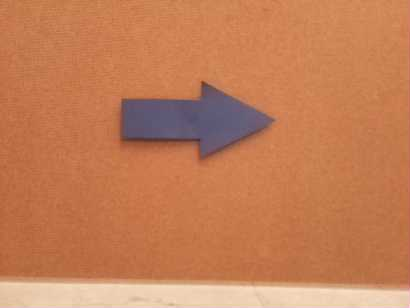
#> input picture .png, 410 x 308 px
$ python -i image_preproccess.py   (imports and definitions only)   (older library calls are emulated)
#> lines starting #> are read from the running program, lines starting #| are printed output that depends on the picture; after the words box and inside, x2 and y2 are one past the last pixel; in counts of white or black regions, pixels touching at a corner belong together
#> further down, picture is the input picture: shape (308, 410, 3); mean B, G, R 86.9, 126.4, 195.8
import cv2
import torch
import numpy as np


def edg_enhence(image:np.ndarray) -> np.ndarray:
    x, y, channel = np.shape(image)
#> x = 308; y = 410; channel = 3
    enhenced_image = np.zeros([x,y,channel],dtype=np.uint8)

    for i in range(channel):
        channel_image = image[:,:,i]
        # Step 3: Apply Gaussian Blur to reduce noise
        channel_image = cv2.GaussianBlur(channel_image, (5, 5), 1.4)
        # Step 4: Apply Sobel filters to compute gradients
        sobel_x = cv2.Sobel(channel_image, cv2.CV_64F, 1, 0, ksize=3,scale=3)  # Gradient in x
        sobel_y = cv2.Sobel(channel_image, cv2.CV_64F, 0, 1, ksize=3,scale=3)  # Gradient in y

        # Compute the gradient magnitude
        sobel_magnitude = cv2.magnitude(sobel_x, sobel_y)
        sobel_magnitude = cv2.convertScaleAbs(sobel_magnitude)  # Convert to uint8 for visualization

        # Step 4: Compute the gradient magnitude (optional)
        sobel_magnitude = cv2.magnitude(sobel_x, sobel_y)

        # Convert gradients to uint8 for display purposes
        sobel_x = cv2.convertScaleAbs(sobel_x)
        sobel_y = cv2.convertScaleAbs(sobel_y)
        sobel_combined = cv2.addWeighted(sobel_x, 0.5, sobel_y, 0.5, 0)
        enhenced_image[:,:,i] = channel_image + sobel_combined
#> this loop made 3 passes
#> pass 1, in edg_enhence, `sobel_y = cv2.Sobel(channel_image, cv2.CV_64F, 0, 1, ksize=3,scale=3)`:
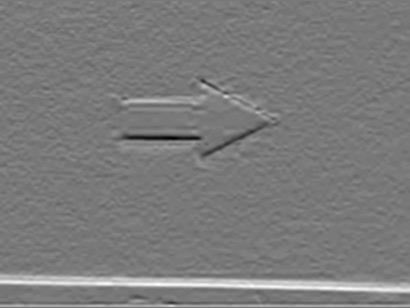
#> sobel_y: shape (308, 410) float64; min -402, max 441, mean 8.1; drawn with min black and max white
#> after the loop:
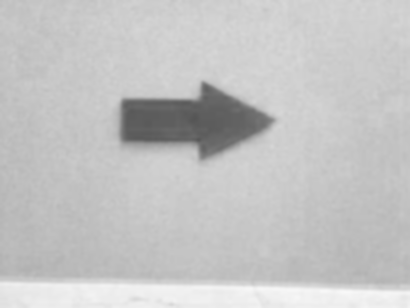
#> channel_image: shape (308, 410); min 85, max 248, mean 195.8


    return enhenced_image


# [34 lines left out: function process_contours, not called in this run]


def color_resize(original_image: np.ndarray):

    image = edg_enhence(original_image) # Enhence the edge first before color filter


    hsv = cv2.cvtColor(image, cv2.COLOR_BGR2HSV)
#> hsv: shape (308, 410, 3); mean H, S, V 21.1, 142.1, 207.8

    # Define HSV ranges for colors
    lb_G, ub_G = np.array([50, 60, 60]), np.array([130, 180, 200])  # Green
    lb_B, ub_B = np.array([90, 40, 30]), np.array([135, 150, 140])   # Blue
    lb_R = np.array([150, 120, 90])    # lower bound for Red
    ub_R = np.array([200, 250, 280])   # upper bound for Red

    # Create masks for each color
    mask_G = cv2.inRange(hsv, lb_G, ub_G)
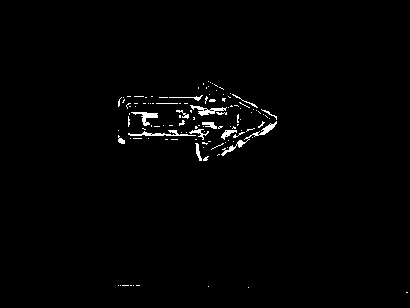
#> mask_G: shape (308, 410); 1.3% white in thin lines or dots, all inside (x1, y1, x2, y2) = (118, 81, 408, 293)
    mask_B = cv2.inRange(hsv, lb_B, ub_B)
#> mask_B: shape (308, 410); 1.9% white; 44 white regions (41 under 20 px), largest, box (x1, y1, x2, y2) and area: (127, 98, 246, 136) 2176, (145, 103, 160, 106) 33, (180, 132, 192, 135) 22
    mask_R = cv2.inRange(hsv, lb_R, ub_R)
#> mask_R: shape (308, 410); 0.31% white in thin lines or dots, all inside (x1, y1, x2, y2) = (11, 87, 409, 303)

    # Combine masks
    mask = cv2.bitwise_or(cv2.bitwise_or(mask_G, mask_B), mask_R)
#> mask: shape (308, 410); 3% white; 135 white regions (124 under 20 px)

    # Apply mask to the image
    result = cv2.bitwise_and(image, image, mask=mask)
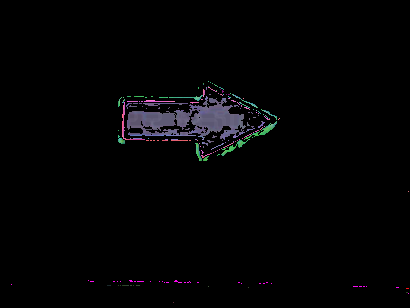
#> result: shape (308, 410, 3); mean B, G, R 4, 3.2, 3.4

    # Find contours
    contours, _ = cv2.findContours(mask, cv2.RETR_TREE, cv2.CHAIN_APPROX_SIMPLE)
#> contours = 173 contours, 164 with area under 20; largest, box (x1, y1, x2, y2) and area: (127, 96, 246, 140) 2686, (145, 109, 200, 136) 360, (221, 121, 277, 156) 169, (118, 99, 145, 144) 74, (195, 143, 212, 161) 59

    # Find the largest contour
    max_area = 100
    max_contour = None
    for contour in contours:
        area = cv2.contourArea(contour)
        if area > max_area:
            max_area = area
            max_contour = contour
#> this loop made 173 passes
#> (area, max_area) on passes 77, 132: (169, 169), (2686, 2686)
#> area on pass 52: 59
#> after the loop, max_area = 2686; max_contour = contour of 252 points, box (x1, y1, x2, y2) (127, 96, 246, 140), area 2686

    x, y, w, h = 0, 0, image.shape[1], image.shape[0]  # Default to the entire image
#> x = 0; y = 0; w = 410; h = 308

    # Crop the region of interest if a valid contour exists
    if max_contour is not None:
        x, y, w, h = cv2.boundingRect(max_contour)
#> x = 127; y = 96; w = 119; h = 44

        # if the region is very small, check if the region locates at relatively center of image
        area = float(w*h)
#> area = 5236
        if area < 120:
            x_ratio = (x + w/2) / image.shape[1]
            y_ratio = (y + h/2) / image.shape[0]
            if( (x_ratio > 0.7) or (x_ratio < 0.3) ) or ( (y_ratio > 0.7) or (y_ratio < 0.3) ):
                x, y, w, h = 0, 0, image.shape[1], image.shape[0]  # Default to the entire image
                cv2.rectangle(image, (x, y), (x+w, y+h), (0, 255, 0), 1)
                print("Hello")
                return x, y, w, h, original_image*0, 1  # Return black image if no significant region is found

        # elif area / float((image.shape[0]*image.shape[1])) > 0.7: # Too close
        #     cv2.rectangle(image, (x, y), (x+w, y+h), (0, 255, 0), 1)
        #     cv2.imshow("edge enhenced image",image)
        #     return x, y, w, h, image[y:y+h, x:x+w], 0

        else:
            cv2.rectangle(image, (x, y), (x+w, y+h), (0, 255, 0), 1)
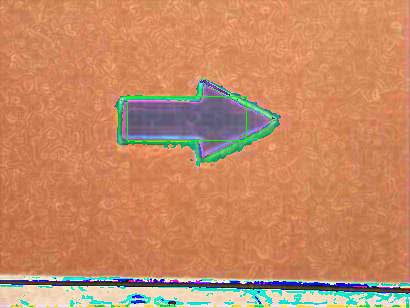
#> image: shape (308, 410, 3); mean B, G, R 100.3, 138, 198.3
            cv2.imshow("edge enhenced image",image)
            return x, y, w, h, image[y:y+h, x:x+w], 0
    # Cropped region, return original_image instead of enhenced image in order to avoid double effects of edge enhencement

    else:
        cv2.rectangle(image, (x, y), (x+w, y+h), (0, 255, 0), 1)
        cv2.imshow("edge enhenced image",image)
        return x, y, w, h, original_image*0, 1  # Return black image if no significant region is found


# [84 lines left out: functions SIFT_process, x_enhencement, detect_signs, not called in this run]

def image_preprocess(original_image: np.ndarray ) -> np.ndarray:

   # Step 1: Load the color image

    x, y , w, h, color_resized_image, non_sign_flag = color_resize(original_image)
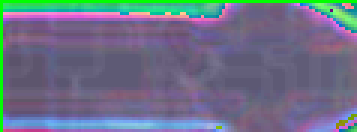
#> color_resized_image: shape (44, 119, 3) (shown 3 times larger); mean B, G, R 134.6, 112.4, 108.2
#> x = 127; y = 96; w = 119; h = 44; non_sign_flag = 0

    edg_enhenced_image = edg_enhence(color_resized_image)
    gray_image = cv2.cvtColor(edg_enhenced_image, cv2.COLOR_BGR2GRAY)
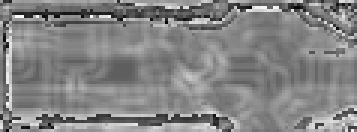
#> gray_image: shape (44, 119) (shown 3 times larger); min 6, max 253, mean 131.9
    # descriptors = SIFT_process(gray_image)

    return x, y, w, h, color_resized_image, non_sign_flag


# [12 lines of commented-out code are left out]

>>> import cv2
>>> picture = cv2.imread('.png')
>>> result = image_preprocess(picture)
#> result = 6 items

$ run again, on 10.png
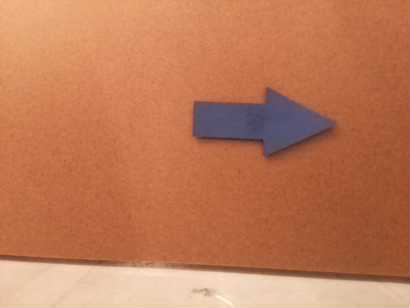
#> input picture 10.png, 410 x 308 px
#> picture is the input picture: shape (308, 410, 3); mean B, G, R 87.7, 122.1, 191.4
#> hsv: shape (308, 410, 3); mean H, S, V 20, 141.2, 205.1
#> in color_resize, `mask_G = cv2.inRange(hsv, lb_G, ub_G)`:
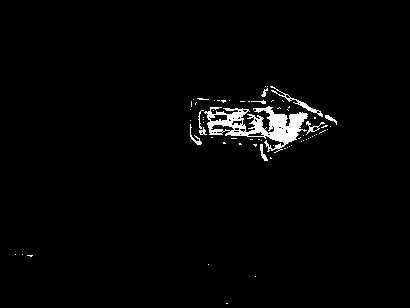
#> mask_G: shape (308, 410); 2.1% white; 68 white regions (58 under 20 px), largest, box (x1, y1, x2, y2) and area: (204, 106, 308, 153) 1967, (270, 86, 323, 117) 185, (306, 121, 325, 135) 67
#> mask_B: shape (308, 410); 2% white; 14 white regions (11 under 20 px), largest, box (x1, y1, x2, y2) and area: (205, 107, 323, 149) 2438, (275, 104, 293, 111) 57, (200, 115, 206, 132) 35
#> mask_R: shape (308, 410); 0.35% white in thin lines or dots, all inside (x1, y1, x2, y2) = (0, 84, 389, 305)
#> mask: shape (308, 410); 3.1% white; 66 white regions (58 under 20 px)
#> contours = 134 contours, 123 with area under 20; largest, box (x1, y1, x2, y2) and area: (204, 106, 325, 154) 2754, (270, 86, 337, 127) 301, (194, 100, 267, 131) 79, (198, 110, 207, 135) 46, (190, 124, 202, 145) 42
#> the loop in color_resize, `for contour in contours:` made 134 passes
#> (area, max_area) on pass 49: (2753.5, 2753.5)
#> after the loop in color_resize, `for contour in contours:`: max_area = 2753.5; max_contour = contour of 218 points, box (x1, y1, x2, y2) (204, 106, 325, 154), area 2754
#> in color_resize, `x, y, w, h = cv2.boundingRect(max_contour)`: x = 204; y = 106; w = 121; h = 48
#> in color_resize, `area = float(w*h)`: area = 5808
#> image: shape (308, 410, 3); mean B, G, R 101.9, 134.9, 194.5
#> in image_preprocess, `x, y , w, h, color_resized_image, non_sign_flag = color_resize(origina..`: x = 204; y = 106; w = 121; h = 48; non_sign_flag = 0
#> in image_preprocess, `gray_image = cv2.cvtColor(edg_enhenced_image, cv2.COLOR_BGR2GRAY)`:
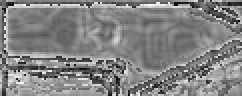
#> gray_image: shape (48, 121) (shown 2 times larger); min 6, max 248, mean 130.9
#> `result = image_preprocess(picture)`: result = 6 items

$ run again, on 11.png
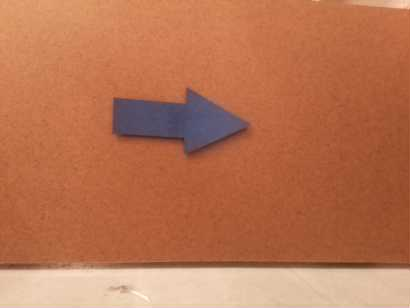
#> input picture 11.png, 410 x 308 px
#> picture is the input picture: shape (308, 410, 3); mean B, G, R 82.4, 115.9, 185.5
#> hsv: shape (308, 410, 3); mean H, S, V 19.1, 143.2, 199.2
#> in color_resize, `mask_G = cv2.inRange(hsv, lb_G, ub_G)`:
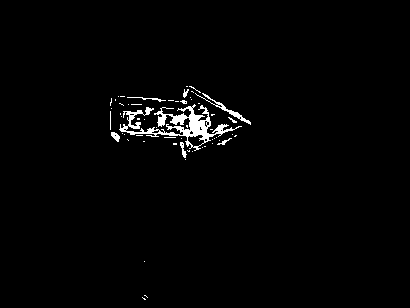
#> mask_G: shape (308, 410); 1.7% white; 57 white regions (49 under 20 px), largest, box (x1, y1, x2, y2) and area: (119, 104, 242, 151) 1506, (195, 93, 251, 125) 194, (127, 97, 166, 102) 54
#> mask_B: shape (308, 410); 1.7% white; 20 white regions (18 under 20 px), largest, box (x1, y1, x2, y2) and area: (119, 106, 231, 143) 2072, (119, 103, 143, 110) 45
#> mask_R: shape (308, 410); 0.34% white in thin lines or dots, all inside (x1, y1, x2, y2) = (84, 3, 402, 267)
#> mask: shape (308, 410); 2.8% white; 52 white regions (46 under 20 px)
#> contours = 120 contours, 109 with area under 20; largest, box (x1, y1, x2, y2) and area: (111, 99, 242, 158) 3390, (115, 101, 186, 131) 602, (194, 93, 251, 126) 301, (187, 135, 205, 148) 102, (125, 126, 142, 133) 54
#> the loop in color_resize, `for contour in contours:` made 120 passes
#> (area, max_area) on pass 35: (3390, 3390)
#> after the loop in color_resize, `for contour in contours:`: max_area = 3390; max_contour = contour of 306 points, box (x1, y1, x2, y2) (111, 99, 242, 158), area 3390
#> in color_resize, `x, y, w, h = cv2.boundingRect(max_contour)`: x = 111; y = 99; w = 131; h = 59
#> in color_resize, `area = float(w*h)`: area = 7729
#> image: shape (308, 410, 3); mean B, G, R 96.8, 128.7, 190
#> in image_preprocess, `x, y , w, h, color_resized_image, non_sign_flag = color_resize(origina..`: x = 111; y = 99; w = 131; h = 59; non_sign_flag = 0
#> in image_preprocess, `gray_image = cv2.cvtColor(edg_enhenced_image, cv2.COLOR_BGR2GRAY)`:
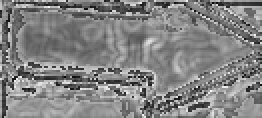
#> gray_image: shape (59, 131) (shown 2 times larger); min 6, max 252, mean 131.2
#> `result = image_preprocess(picture)`: result = 6 items
